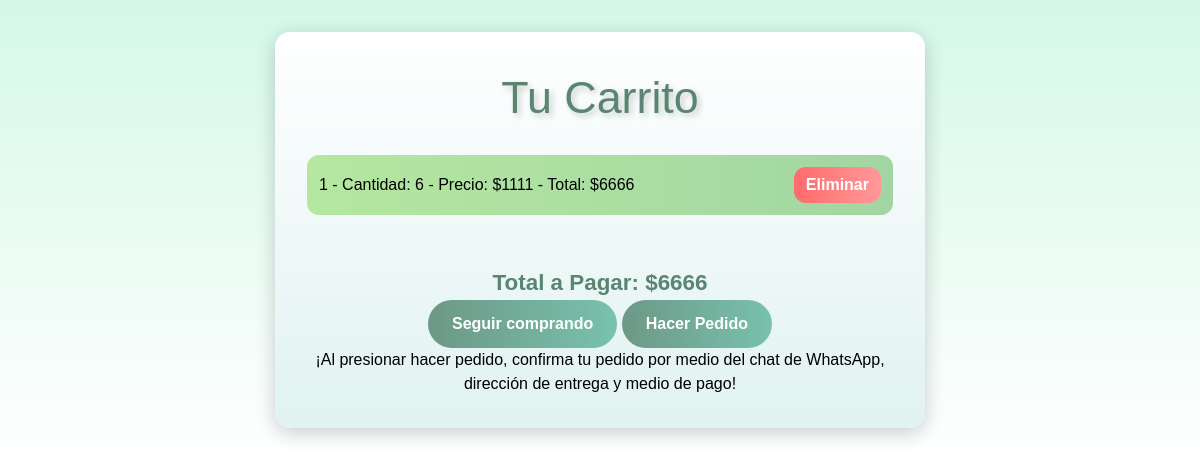
The app's page /ver_carrito/ (signed in) with its own data.
### tienda/models.py (models this page shows, shortened)
class ItemCarrito(models.Model):
    carrito = models.ForeignKey(Carrito, on_delete=models.CASCADE)
    producto = models.ForeignKey(Producto, on_delete=models.CASCADE)
    cantidad = models.PositiveIntegerField(default=1)
    def total(self):
        return self.producto.precio * self.cantidad

class Producto(models.Model):
    nombre = models.CharField(max_length=100)
    descripcion = models.TextField(blank=True)
    precio = models.DecimalField(max_digits=10, decimal_places=0)
    cantidad = models.PositiveIntegerField(default=0)
    imagen = models.ImageField(upload_to='productos/', default='productos/default.png')

### tienda/views.py (the view)
# urls.py: path('ver_carrito/', views.ver_carrito, name='ver_carrito'),
@login_required
def ver_carrito(request):
    carrito, created = Carrito.objects.get_or_create(usuario=request.user)
    items = carrito.itemcarrito_set.all()
    total_a_pagar = sum(item.producto.precio * item.cantidad for item in items)
    return render(request, 'carrito.html', {'items': items, 'total_a_pagar': total_a_pagar})

### tienda/templates/carrito.html (shortened to what this page needs)
{% load static %}
<!DOCTYPE html>
<html lang="es">
<head>
    <link href="https://cdn.jsdelivr.net/npm/tailwindcss@2.2.19/dist/tailwind.min.css" rel="stylesheet">
</head>
<body>
    <div class="cart-container">
        <h1>Tu Carrito</h1>
        <br>
        <ul>
            {% for item in items %}
            <li class="cart-item">
                <span>{{ item.producto.nombre }} - Cantidad: {{ item.cantidad }} - Precio: ${{ item.producto.precio }} - Total: ${{ item.total }}</span>
                <a href="{% url 'eliminar_del_carrito' item.id %}" class="btn-delete">Eliminar</a>
            </li>
            {% empty %}
            <p>No tienes productos en tu carrito.</p>
            {% endfor %}
            <br>
        </ul>
        {% if items %}
        <p class="total">Total a Pagar: ${{ total_a_pagar }}</p>
        {% endif %}
        <a href="{% url 'catalogo' %}" class="btn">Seguir comprando</a>
        <a href="{% url 'hacer_pedido' %}" class="btn" onclick="window.open('https://api.whatsapp.com/send/?phone=%2B573053592653&text&type=phone_number&app_absent=0', '_blank')">Hacer Pedido</a>
        <h3>¡Al presionar hacer pedido, confirma tu pedido por medio del chat de WhatsApp, dirección de entrega y medio de pago!</h3>
    </div>
</body>
</html>

### tienda/templates/carrito.html (style rules this page uses)
body { background: linear-gradient(to bottom, #d4f8e8, #ffffff); font-family: 'Poppins', sans-serif; text-align: center; padding: 2rem; animation: fadeIn 1s ease-in-out; }
h1 { font-size: 2.8rem; color: #5a8570; text-shadow: 3px 3px 6px rgba(0, 0, 0, 0.2); animation: slideIn 1s ease-in-out; }
.cart-container { background: linear-gradient(to bottom, #ffffff, #e0f2f1); border-radius: 15px; box-shadow: 0 5px 20px rgba(0, 0, 0, 0.2); padding: 2rem; max-width: 650px; margin: auto; transition: transform 0.3s ease; }
.cart-item { background: linear-gradient(to right, #b5e7a0, #a1d6a3); padding: 12px; border-radius: 12px; display: flex; justify-content: space-between; align-items: center; margin-bottom: 12px; transition: transform 0.3s ease; }
.btn { display: inline-block; padding: 12px 24px; color: white; background: linear-gradient(to right, #6d9886, #78c2ad); border-radius: 25px; text-decoration: none; font-weight: bold; transition: background 0.3s ease, transform 0.2s ease; }
.btn-delete { background: linear-gradient(to right, #ff6b6b, #ff9999); padding: 6px 12px; border-radius: 12px; color: white; font-weight: bold; text-decoration: none; transition: background 0.3s ease; }
.total { font-size: 1.4rem; font-weight: bold; margin-top: 15px; color: #5a8570; }

### records on screen
ItemCarrito: producto.nombre "1", cantidad "6", producto.precio "1111", total "6666"

### other values on screen
{{ total_a_pagar }} "6666"
